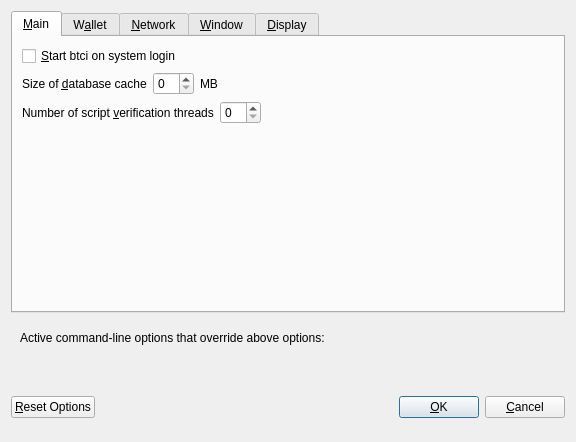
<?xml version="1.0" encoding="UTF-8"?>
<ui version="4.0">
 <class>OptionsDialog</class>
 <widget class="QDialog" name="OptionsDialog">
  <property name="geometry">
   <rect>
    <x>0</x>
    <y>0</y>
    <width>576</width>
    <height>442</height>
   </rect>
  </property>
  <property name="windowTitle">
   <string>Options</string>
  </property>
  <property name="modal">
   <bool>true</bool>
  </property>
  <layout class="QVBoxLayout" name="verticalLayout">
   <item>
    <widget class="QTabWidget" name="tabWidget">
     <property name="currentIndex">
      <number>0</number>
     </property>
     <widget class="QWidget" name="tabMain">
      <attribute name="title">
       <string>&amp;Main</string>
      </attribute>
      <layout class="QVBoxLayout" name="verticalLayout_Main">
       <item>
        <widget class="QCheckBox" name="bitcoinAtStartup">
         <property name="toolTip">
          <string>Automatically start btci after logging in to the system.</string>
         </property>
         <property name="text">
          <string>&amp;Start btci on system login</string>
         </property>
        </widget>
       </item>
       <item>
        <layout class="QHBoxLayout" name="horizontalLayout_2_Main">
         <item>
          <widget class="QLabel" name="databaseCacheLabel">
           <property name="text">
            <string>Size of &amp;database cache</string>
           </property>
           <property name="textFormat">
            <enum>Qt::PlainText</enum>
           </property>
           <property name="buddy">
            <cstring>databaseCache</cstring>
           </property>
          </widget>
         </item>
         <item>
          <widget class="QSpinBox" name="databaseCache"/>
         </item>
         <item>
          <widget class="QLabel" name="databaseCacheUnitLabel">
           <property name="text">
            <string>MB</string>
           </property>
           <property name="textFormat">
            <enum>Qt::PlainText</enum>
           </property>
          </widget>
         </item>
         <item>
          <spacer name="horizontalSpacer_2_Main">
           <property name="orientation">
            <enum>Qt::Horizontal</enum>
           </property>
           <property name="sizeHint" stdset="0">
            <size>
             <width>40</width>
             <height>20</height>
            </size>
           </property>
          </spacer>
         </item>
        </layout>
       </item>
       <item>
        <layout class="QHBoxLayout" name="horizontalLayout_3_Main">
         <item>
          <widget class="QLabel" name="threadsScriptVerifLabel">
           <property name="text">
            <string>Number of script &amp;verification threads</string>
           </property>
           <property name="textFormat">
            <enum>Qt::PlainText</enum>
           </property>
           <property name="buddy">
            <cstring>threadsScriptVerif</cstring>
           </property>
          </widget>
         </item>
         <item>
          <widget class="QSpinBox" name="threadsScriptVerif">
           <property name="toolTip">
            <string>(0 = auto, &lt;0 = leave that many cores free)</string>
           </property>
          </widget>
         </item>
         <item>
          <spacer name="horizontalSpacer_3_Main">
           <property name="orientation">
            <enum>Qt::Horizontal</enum>
           </property>
           <property name="sizeHint" stdset="0">
            <size>
             <width>40</width>
             <height>20</height>
            </size>
           </property>
          </spacer>
         </item>
        </layout>
       </item>
       <item>
        <spacer name="verticalSpacer_2">
         <property name="orientation">
          <enum>Qt::Vertical</enum>
         </property>
         <property name="sizeHint" stdset="0">
          <size>
           <width>20</width>
           <height>40</height>
          </size>
         </property>
        </spacer>
       </item>
      </layout>
     </widget>
     <widget class="QWidget" name="tabWallet">
      <attribute name="title">
       <string>W&amp;allet</string>
      </attribute>
      <layout class="QVBoxLayout" name="verticalLayout_Wallet">
       <item>
        <layout class="QHBoxLayout" name="horizontalLayout_2_Wallet">
         <item>
          <widget class="QLabel" name="labelStakeSplitThresholdText">
           <property name="text">
            <string>Stake split threshold:</string>
           </property>
          </widget>
         </item>
         <item>
          <widget class="QSpinBox" name="spinBoxStakeSplitThreshold">
           <property name="minimum">
            <number>1</number>
           </property>
           <property name="maximum">
            <number>999999</number>
           </property>
          </widget>
         </item>
        </layout>
       </item>
       <item>
        <widget class="QGroupBox" name="groupBox">
         <property name="title">
          <string>Expert</string>
         </property>
         <layout class="QVBoxLayout" name="verticalLayout_2">
          <item>
           <widget class="QCheckBox" name="coinControlFeatures">
            <property name="toolTip">
             <string>Whether to show coin control features or not.</string>
            </property>
            <property name="text">
             <string>Enable coin &amp;control features</string>
            </property>
           </widget>
          </item>
          <item>
           <widget class="QCheckBox" name="showMasternodesTab">
            <property name="toolTip">
             <string>Show additional tab listing all your masternodes in first sub-tab&lt;br/&gt;and all masternodes on the network in second sub-tab.</string>
            </property>
            <property name="text">
             <string>Show Masternodes Tab</string>
            </property>
           </widget>
          </item>
          <item>
           <widget class="QCheckBox" name="spendZeroConfChange">
            <property name="toolTip">
             <string>If you disable the spending of unconfirmed change, the change from a transaction&lt;br/&gt;cannot be used until that transaction has at least one confirmation.&lt;br/&gt;This also affects how your balance is computed.</string>
            </property>
            <property name="text">
             <string>&amp;Spend unconfirmed change</string>
            </property>
           </widget>
          </item>
         </layout>
        </widget>
       </item>
       <item>
        <spacer name="verticalSpacer_Wallet">
         <property name="orientation">
          <enum>Qt::Vertical</enum>
         </property>
         <property name="sizeHint" stdset="0">
          <size>
           <width>20</width>
           <height>40</height>
          </size>
         </property>
        </spacer>
       </item>
      </layout>
     </widget>
     <widget class="QWidget" name="tabNetwork">
      <attribute name="title">
       <string>&amp;Network</string>
      </attribute>
      <layout class="QVBoxLayout" name="verticalLayout_Network">
       <item>
        <widget class="QCheckBox" name="mapPortUpnp">
         <property name="toolTip">
          <string>Automatically open the btci client port on the router. This only works when your router supports UPnP and it is enabled.</string>
         </property>
         <property name="text">
          <string>Map port using &amp;UPnP</string>
         </property>
        </widget>
       </item>
       <item>
        <widget class="QCheckBox" name="allowIncoming">
         <property name="toolTip">
          <string>Accept connections from outside</string>
         </property>
         <property name="text">
          <string>Allow incoming connections</string>
         </property>
        </widget>
       </item>
       <item>
        <widget class="QCheckBox" name="connectSocks">
         <property name="toolTip">
          <string>Connect to the btci network through a SOCKS5 proxy.</string>
         </property>
         <property name="text">
          <string>&amp;Connect through SOCKS5 proxy (default proxy):</string>
         </property>
        </widget>
       </item>
       <item>
        <layout class="QHBoxLayout" name="horizontalLayout_1_Network">
         <item>
          <widget class="QLabel" name="proxyIpLabel">
           <property name="text">
            <string>Proxy &amp;IP:</string>
           </property>
           <property name="textFormat">
            <enum>Qt::PlainText</enum>
           </property>
           <property name="buddy">
            <cstring>proxyIp</cstring>
           </property>
          </widget>
         </item>
         <item>
          <widget class="QValidatedLineEdit" name="proxyIp">
           <property name="minimumSize">
            <size>
             <width>140</width>
             <height>0</height>
            </size>
           </property>
           <property name="maximumSize">
            <size>
             <width>140</width>
             <height>16777215</height>
            </size>
           </property>
           <property name="toolTip">
            <string>IP address of the proxy (e.g. IPv4: 127.0.0.1 / IPv6: ::1)</string>
           </property>
          </widget>
         </item>
         <item>
          <widget class="QLabel" name="proxyPortLabel">
           <property name="text">
            <string>&amp;Port:</string>
           </property>
           <property name="textFormat">
            <enum>Qt::PlainText</enum>
           </property>
           <property name="buddy">
            <cstring>proxyPort</cstring>
           </property>
          </widget>
         </item>
         <item>
          <widget class="QLineEdit" name="proxyPort">
           <property name="minimumSize">
            <size>
             <width>55</width>
             <height>0</height>
            </size>
           </property>
           <property name="maximumSize">
            <size>
             <width>55</width>
             <height>16777215</height>
            </size>
           </property>
           <property name="toolTip">
            <string>Port of the proxy (e.g. 9050)</string>
           </property>
          </widget>
         </item>
         <item>
          <spacer name="horizontalSpacer_1_Network">
           <property name="orientation">
            <enum>Qt::Horizontal</enum>
           </property>
           <property name="sizeHint" stdset="0">
            <size>
             <width>40</width>
             <height>20</height>
            </size>
           </property>
          </spacer>
         </item>
        </layout>
       </item>
       <item>
        <spacer name="verticalSpacer_Network">
         <property name="orientation">
          <enum>Qt::Vertical</enum>
         </property>
         <property name="sizeHint" stdset="0">
          <size>
           <width>20</width>
           <height>40</height>
          </size>
         </property>
        </spacer>
       </item>
      </layout>
     </widget>
     <widget class="QWidget" name="tabWindow">
      <attribute name="title">
       <string>&amp;Window</string>
      </attribute>
      <layout class="QVBoxLayout" name="verticalLayout_Window">
       <item>
        <widget class="QCheckBox" name="minimizeToTray">
         <property name="toolTip">
          <string>Show only a tray icon after minimizing the window.</string>
         </property>
         <property name="text">
          <string>&amp;Minimize to the tray instead of the taskbar</string>
         </property>
        </widget>
       </item>
       <item>
        <widget class="QCheckBox" name="minimizeOnClose">
         <property name="toolTip">
          <string>Minimize instead of exit the application when the window is closed. When this option is enabled, the application will be closed only after selecting Quit in the menu.</string>
         </property>
         <property name="text">
          <string>M&amp;inimize on close</string>
         </property>
        </widget>
       </item>
       <item>
        <spacer name="verticalSpacer_Window">
         <property name="orientation">
          <enum>Qt::Vertical</enum>
         </property>
         <property name="sizeHint" stdset="0">
          <size>
           <width>20</width>
           <height>40</height>
          </size>
         </property>
        </spacer>
       </item>
      </layout>
     </widget>
     <widget class="QWidget" name="tabDisplay">
      <attribute name="title">
       <string>&amp;Display</string>
      </attribute>
      <layout class="QVBoxLayout" name="verticalLayout_Display">
       <item>
        <layout class="QHBoxLayout" name="horizontalLayout_1_Display">
         <item>
          <widget class="QLabel" name="langLabel">
           <property name="text">
            <string>User Interface &amp;language:</string>
           </property>
           <property name="textFormat">
            <enum>Qt::PlainText</enum>
           </property>
           <property name="buddy">
            <cstring>lang</cstring>
           </property>
          </widget>
         </item>
         <item>
          <widget class="QValueComboBox" name="lang">
           <property name="toolTip">
            <string>The user interface language can be set here. This setting will take effect after restarting btci.</string>
           </property>
          </widget>
         </item>
        </layout>
       </item>
       <item>
        <widget class="QLabel" name="label_3">
         <property name="toolTip">
          <string notr="true"/>
         </property>
         <property name="statusTip">
          <string notr="true"/>
         </property>
         <property name="whatsThis">
          <string notr="true"/>
         </property>
         <property name="accessibleName">
          <string notr="true"/>
         </property>
         <property name="text">
          <string>Language missing or translation incomplete? Help contributing translations here:
https://www.transifex.com/btci/btci-translations</string>
         </property>
         <property name="wordWrap">
          <bool>true</bool>
         </property>
         <property name="openExternalLinks">
          <bool>true</bool>
         </property>
         <property name="textInteractionFlags">
          <set>Qt::TextBrowserInteraction</set>
         </property>
        </widget>
       </item>
       <item>
        <layout class="QHBoxLayout" name="horizontalLayout_4_Display" stretch="0,0">
         <item>
          <widget class="QLabel" name="themeLabel">
           <property name="text">
            <string>User Interface Theme:</string>
           </property>
          </widget>
         </item>
         <item>
          <widget class="QValueComboBox" name="theme"/>
         </item>
        </layout>
       </item>
       <item>
        <widget class="Line" name="line">
         <property name="orientation">
          <enum>Qt::Horizontal</enum>
         </property>
        </widget>
       </item>
       <item>
        <layout class="QHBoxLayout" name="horizontalLayout_2_Display">
         <item>
          <widget class="QLabel" name="unitLabel">
           <property name="text">
            <string>&amp;Unit to show amounts in:</string>
           </property>
           <property name="textFormat">
            <enum>Qt::PlainText</enum>
           </property>
           <property name="buddy">
            <cstring>unit</cstring>
           </property>
          </widget>
         </item>
         <item>
          <widget class="QValueComboBox" name="unit">
           <property name="toolTip">
            <string>Choose the default subdivision unit to show in the interface and when sending coins.</string>
           </property>
          </widget>
         </item>
        </layout>
       </item>
       <item>
        <layout class="QHBoxLayout" name="horizontalLayout_5_Display">
         <item>
          <widget class="QLabel" name="digitsLabel">
           <property name="text">
            <string>Decimal digits</string>
           </property>
          </widget>
         </item>
         <item>
          <widget class="QValueComboBox" name="digits"/>
         </item>
        </layout>
       </item>
       <item>
        <widget class="QCheckBox" name="checkBoxHideZeroBalances">
         <property name="toolTip">
          <string>Hide empty balances</string>
         </property>
         <property name="layoutDirection">
          <enum>Qt::LeftToRight</enum>
         </property>
         <property name="text">
          <string>Hide empty balances</string>
         </property>
        </widget>
       </item>
       <item>
        <layout class="QHBoxLayout" name="horizontalLayout_3_Display">
         <item>
          <widget class="QLabel" name="thirdPartyTxUrlsLabel">
           <property name="toolTip">
            <string>Third party URLs (e.g. a block explorer) that appear in the transactions tab as context menu items. %s in the URL is replaced by transaction hash. Multiple URLs are separated by vertical bar |.</string>
           </property>
           <property name="text">
            <string>Third party transaction URLs</string>
           </property>
           <property name="buddy">
            <cstring>thirdPartyTxUrls</cstring>
           </property>
          </widget>
         </item>
         <item>
          <widget class="QLineEdit" name="thirdPartyTxUrls">
           <property name="toolTip">
            <string>Third party URLs (e.g. a block explorer) that appear in the transactions tab as context menu items. %s in the URL is replaced by transaction hash. Multiple URLs are separated by vertical bar |.</string>
           </property>
          </widget>
         </item>
        </layout>
       </item>
       <item>
        <spacer name="verticalSpacer">
         <property name="orientation">
          <enum>Qt::Vertical</enum>
         </property>
         <property name="sizeHint" stdset="0">
          <size>
           <width>20</width>
           <height>40</height>
          </size>
         </property>
        </spacer>
       </item>
      </layout>
     </widget>
    </widget>
   </item>
   <item>
    <widget class="QFrame" name="frame">
     <layout class="QVBoxLayout" name="verticalLayout_Bottom">
      <item>
       <layout class="QHBoxLayout" name="horizontalLayout_Bottom">
        <item>
         <widget class="QLabel" name="overriddenByCommandLineInfoLabel">
          <property name="text">
           <string>Active command-line options that override above options:</string>
          </property>
          <property name="textFormat">
           <enum>Qt::PlainText</enum>
          </property>
         </widget>
        </item>
        <item>
         <spacer name="horizontalSpacer_Bottom">
          <property name="orientation">
           <enum>Qt::Horizontal</enum>
          </property>
          <property name="sizeHint" stdset="0">
           <size>
            <width>40</width>
            <height>20</height>
           </size>
          </property>
         </spacer>
        </item>
       </layout>
      </item>
      <item>
       <widget class="QLabel" name="overriddenByCommandLineLabel">
        <property name="text">
         <string/>
        </property>
        <property name="textFormat">
         <enum>Qt::PlainText</enum>
        </property>
        <property name="wordWrap">
         <bool>true</bool>
        </property>
       </widget>
      </item>
     </layout>
    </widget>
   </item>
   <item>
    <layout class="QHBoxLayout" name="horizontalLayout_Buttons">
     <item>
      <widget class="QPushButton" name="resetButton">
       <property name="toolTip">
        <string>Reset all client options to default.</string>
       </property>
       <property name="text">
        <string>&amp;Reset Options</string>
       </property>
       <property name="autoDefault">
        <bool>false</bool>
       </property>
      </widget>
     </item>
     <item>
      <spacer name="horizontalSpacer_1">
       <property name="orientation">
        <enum>Qt::Horizontal</enum>
       </property>
       <property name="sizeHint" stdset="0">
        <size>
         <width>40</width>
         <height>48</height>
        </size>
       </property>
      </spacer>
     </item>
     <item>
      <widget class="QLabel" name="statusLabel">
       <property name="minimumSize">
        <size>
         <width>200</width>
         <height>0</height>
        </size>
       </property>
       <property name="font">
        <font>
         <weight>75</weight>
         <bold>true</bold>
        </font>
       </property>
       <property name="text">
        <string/>
       </property>
       <property name="textFormat">
        <enum>Qt::PlainText</enum>
       </property>
       <property name="wordWrap">
        <bool>true</bool>
       </property>
      </widget>
     </item>
     <item>
      <spacer name="horizontalSpacer_2">
       <property name="orientation">
        <enum>Qt::Horizontal</enum>
       </property>
       <property name="sizeHint" stdset="0">
        <size>
         <width>40</width>
         <height>48</height>
        </size>
       </property>
      </spacer>
     </item>
     <item>
      <widget class="QPushButton" name="okButton">
       <property name="text">
        <string>&amp;OK</string>
       </property>
       <property name="autoDefault">
        <bool>false</bool>
       </property>
       <property name="default">
        <bool>true</bool>
       </property>
      </widget>
     </item>
     <item>
      <widget class="QPushButton" name="cancelButton">
       <property name="text">
        <string>&amp;Cancel</string>
       </property>
       <property name="autoDefault">
        <bool>false</bool>
       </property>
      </widget>
     </item>
    </layout>
   </item>
  </layout>
 </widget>
 <customwidgets>
  <customwidget>
   <class>QValidatedLineEdit</class>
   <extends>QLineEdit</extends>
   <header>qvalidatedlineedit.h</header>
  </customwidget>
  <customwidget>
   <class>QValueComboBox</class>
   <extends>QComboBox</extends>
   <header>qvaluecombobox.h</header>
  </customwidget>
 </customwidgets>
 <resources/>
 <connections/>
</ui>
